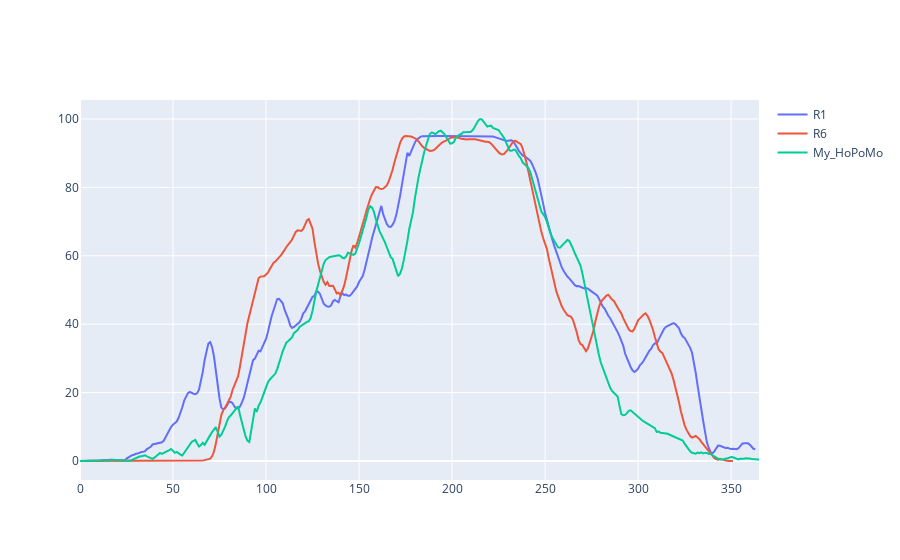

Notebook cell for this chart:
### Markdown cell above
## - Afficher la comparaison entre les données réelles de Gelos et celle du medele
Nous allons étudier ici le nombre de cellule remplie de couvain (en % -> axe y) durant l'année 2020 (soit 366 jours -> axe x)

### Code cell
brood_hopomo = (data_simul_2020["brood_cells"] * 100) / data_simul_2020["brood_cells"].max()
fig = make_subplots(rows=1, cols=1)
fig.add_trace(go.Scatter(y=R1["couvain"], name="R1", mode='lines', xaxis="x", yaxis="y1"), row=1, col=1)
fig.add_trace(go.Scatter(y=R6["couvain"], name="R6", mode='lines', xaxis="x", yaxis="y1"), row=1, col=1)
fig.add_trace(go.Scatter(y=brood_hopomo, name="My_HoPoMo", mode='lines', xaxis="x", yaxis="y1"), row=1, col=1)

### Figure 1 — Plotly figure (JSON) as saved in the notebook; plotly's stock layout.template omitted (floating-point values rounded to 4 significant figures; data arrays with more than 128 entries replaced by an {"elided": "..."} marker saying what was removed)
{"data": [{"mode": "lines", "name": "R1", "type": "scatter", "xaxis": "x", "y": {"elided": "364 float values"}, "yaxis": "y"}, {"mode": "lines", "name": "R6", "type": "scatter", "xaxis": "x", "y": {"elided": "352 float values"}, "yaxis": "y"}, {"mode": "lines", "name": "My_HoPoMo", "type": "scatter", "xaxis": "x", "y": {"elided": "366 float values"}, "yaxis": "y"}], "layout": {"xaxis": {"anchor": "y", "domain": [0, 1]}, "yaxis": {"anchor": "x", "domain": [0, 1]}}}
